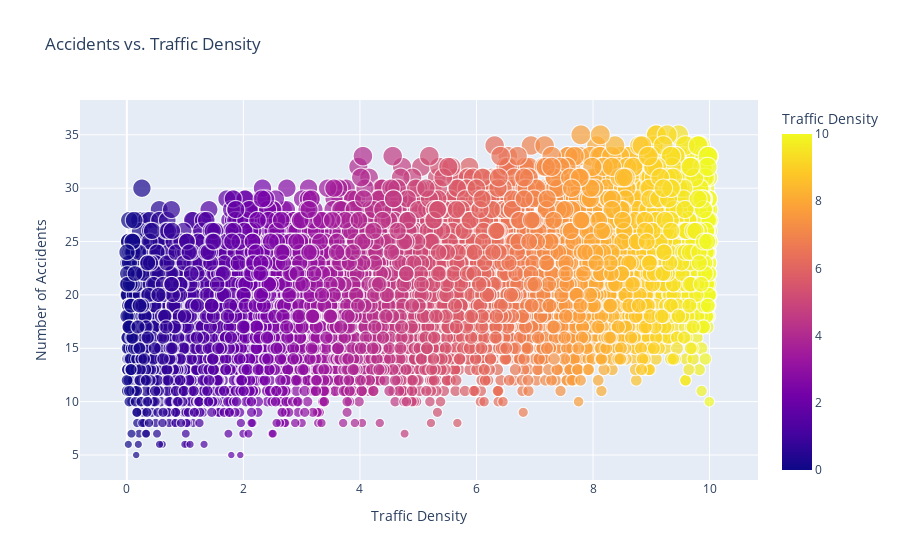

The notebook cell saved with this chart:
### Code cell
fig = px.scatter(df, x="traffic_density", y="accidents",
                 title="Accidents vs. Traffic Density",
                 labels={"traffic_density": "Traffic Density", "accidents": "Number of Accidents"},
                 color="traffic_density",  
                 size="accidents",         
                 template="plotly")
fig.show()

### Figure 1 — Plotly figure (JSON) as saved in the notebook; plotly's stock layout.template omitted (floating-point values rounded to 4 significant figures; data arrays with more than 128 entries replaced by an {"elided": "..."} marker saying what was removed)
{"data": [{"hovertemplate": "Traffic Density=%{marker.color}<br>Number of Accidents=%{marker.size}<extra></extra>", "legendgroup": "", "marker": {"color": {"elided": "8756 float values"}, "coloraxis": "coloraxis", "size": {"elided": "8756 int values"}, "sizemode": "area", "sizeref": 0.0875, "symbol": "circle"}, "mode": "markers", "name": "", "showlegend": false, "type": "scattergl", "x": {"elided": "8756 float values"}, "xaxis": "x", "y": {"elided": "8756 int values"}, "yaxis": "y"}], "layout": {"coloraxis": {"colorbar": {"title": {"text": "Traffic Density"}}, "colorscale": [[0, "#0d0887"], [0.1111, "#46039f"], [0.2222, "#7201a8"], [0.3333, "#9c179e"], [0.4444, "#bd3786"], [0.5556, "#d8576b"], [0.6667, "#ed7953"], [0.7778, "#fb9f3a"], [0.8889, "#fdca26"], [1, "#f0f921"]]}, "legend": {"itemsizing": "constant", "tracegroupgap": 0}, "title": {"text": "Accidents vs. Traffic Density"}, "xaxis": {"anchor": "y", "domain": [0, 1], "title": {"text": "Traffic Density"}}, "yaxis": {"anchor": "x", "domain": [0, 1], "title": {"text": "Number of Accidents"}}}}
